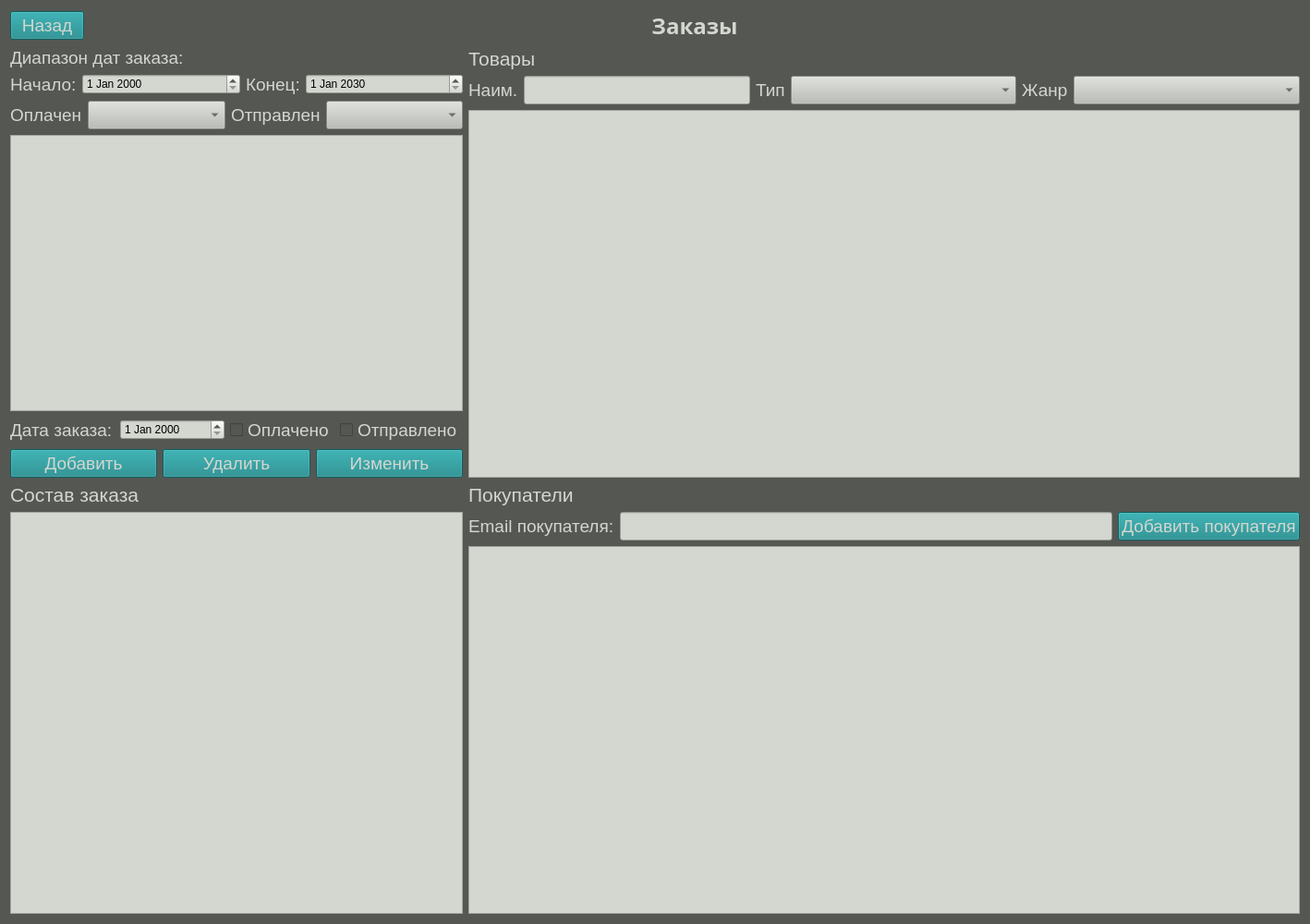
<?xml version="1.0" encoding="UTF-8"?>
<ui version="4.0">
 <class>OrdersWindow</class>
 <widget class="QWidget" name="OrdersWindow">
  <property name="geometry">
   <rect>
    <x>0</x>
    <y>0</y>
    <width>1418</width>
    <height>1000</height>
   </rect>
  </property>
  <property name="windowTitle">
   <string>АИС МЭТ</string>
  </property>
  <property name="styleSheet">
   <string notr="true">background-color: rgb(85, 87, 83);</string>
  </property>
  <layout class="QGridLayout" name="gridLayout_3">
   <item row="0" column="0">
    <layout class="QGridLayout" name="gridLayout_2">
     <item row="0" column="0">
      <layout class="QGridLayout" name="gridLayout_5">
       <item row="0" column="0">
        <widget class="QPushButton" name="btnBack_2">
         <property name="font">
          <font>
           <pointsize>14</pointsize>
          </font>
         </property>
         <property name="styleSheet">
          <string notr="true">background-color: rgb(18, 133, 135);
color: rgb(211, 215, 207);
border-color: rgb(211, 215, 207);</string>
         </property>
         <property name="text">
          <string>Назад</string>
         </property>
        </widget>
       </item>
       <item row="0" column="1">
        <widget class="QLabel" name="label_24">
         <property name="sizePolicy">
          <sizepolicy hsizetype="Expanding" vsizetype="Preferred">
           <horstretch>0</horstretch>
           <verstretch>0</verstretch>
          </sizepolicy>
         </property>
         <property name="font">
          <font>
           <family>Ubuntu Mono</family>
           <pointsize>18</pointsize>
           <weight>75</weight>
           <bold>true</bold>
          </font>
         </property>
         <property name="styleSheet">
          <string notr="true">color: rgb(211, 215, 207);</string>
         </property>
         <property name="text">
          <string>Заказы</string>
         </property>
         <property name="alignment">
          <set>Qt::AlignCenter</set>
         </property>
        </widget>
       </item>
      </layout>
     </item>
     <item row="1" column="0">
      <layout class="QGridLayout" name="gridLayout">
       <item row="0" column="0">
        <layout class="QVBoxLayout" name="verticalLayout_5">
         <item>
          <layout class="QGridLayout" name="gridLayout_6">
           <item row="0" column="0">
            <widget class="QLabel" name="label_28">
             <property name="font">
              <font>
               <pointsize>14</pointsize>
              </font>
             </property>
             <property name="styleSheet">
              <string notr="true">color: rgb(211, 215, 207);</string>
             </property>
             <property name="text">
              <string>Диапазон дат заказа:</string>
             </property>
            </widget>
           </item>
           <item row="1" column="0">
            <layout class="QHBoxLayout" name="horizontalLayout_7">
             <item>
              <widget class="QLabel" name="label_29">
               <property name="sizePolicy">
                <sizepolicy hsizetype="Preferred" vsizetype="Preferred">
                 <horstretch>0</horstretch>
                 <verstretch>0</verstretch>
                </sizepolicy>
               </property>
               <property name="font">
                <font>
                 <pointsize>14</pointsize>
                </font>
               </property>
               <property name="styleSheet">
                <string notr="true">color: rgb(211, 215, 207);</string>
               </property>
               <property name="text">
                <string>Начало:</string>
               </property>
              </widget>
             </item>
             <item>
              <widget class="QDateEdit" name="deLeftDateSearch">
               <property name="sizePolicy">
                <sizepolicy hsizetype="Expanding" vsizetype="Fixed">
                 <horstretch>0</horstretch>
                 <verstretch>0</verstretch>
                </sizepolicy>
               </property>
               <property name="styleSheet">
                <string notr="true">background-color: rgb(211, 215, 207);</string>
               </property>
              </widget>
             </item>
             <item>
              <widget class="QLabel" name="label_30">
               <property name="font">
                <font>
                 <pointsize>14</pointsize>
                </font>
               </property>
               <property name="styleSheet">
                <string notr="true">color: rgb(211, 215, 207);</string>
               </property>
               <property name="text">
                <string>Конец:</string>
               </property>
              </widget>
             </item>
             <item>
              <widget class="QDateEdit" name="deRightDateSearch">
               <property name="sizePolicy">
                <sizepolicy hsizetype="Expanding" vsizetype="Fixed">
                 <horstretch>0</horstretch>
                 <verstretch>0</verstretch>
                </sizepolicy>
               </property>
               <property name="styleSheet">
                <string notr="true">background-color: rgb(211, 215, 207);</string>
               </property>
               <property name="date">
                <date>
                 <year>2030</year>
                 <month>1</month>
                 <day>1</day>
                </date>
               </property>
              </widget>
             </item>
            </layout>
           </item>
           <item row="2" column="0">
            <layout class="QHBoxLayout" name="horizontalLayout_8">
             <item>
              <widget class="QLabel" name="label_40">
               <property name="font">
                <font>
                 <pointsize>14</pointsize>
                </font>
               </property>
               <property name="styleSheet">
                <string notr="true">color: rgb(211, 215, 207);</string>
               </property>
               <property name="text">
                <string>Оплачен</string>
               </property>
              </widget>
             </item>
             <item>
              <widget class="QComboBox" name="cmbPaySearch">
               <property name="sizePolicy">
                <sizepolicy hsizetype="Expanding" vsizetype="Fixed">
                 <horstretch>0</horstretch>
                 <verstretch>0</verstretch>
                </sizepolicy>
               </property>
               <property name="font">
                <font>
                 <pointsize>14</pointsize>
                </font>
               </property>
               <property name="styleSheet">
                <string notr="true">background-color: rgb(186, 189, 182);
color: rgb(46, 52, 54);</string>
               </property>
              </widget>
             </item>
             <item>
              <widget class="QLabel" name="label_39">
               <property name="font">
                <font>
                 <pointsize>14</pointsize>
                </font>
               </property>
               <property name="styleSheet">
                <string notr="true">color: rgb(211, 215, 207);</string>
               </property>
               <property name="text">
                <string>Отправлен</string>
               </property>
              </widget>
             </item>
             <item>
              <widget class="QComboBox" name="cmbSendSearch">
               <property name="sizePolicy">
                <sizepolicy hsizetype="Expanding" vsizetype="Fixed">
                 <horstretch>0</horstretch>
                 <verstretch>0</verstretch>
                </sizepolicy>
               </property>
               <property name="font">
                <font>
                 <pointsize>14</pointsize>
                </font>
               </property>
               <property name="styleSheet">
                <string notr="true">background-color: rgb(186, 189, 182);
color: rgb(46, 52, 54);</string>
               </property>
              </widget>
             </item>
            </layout>
           </item>
          </layout>
         </item>
         <item>
          <widget class="QTableWidget" name="twOrders">
           <property name="maximumSize">
            <size>
             <width>16777215</width>
             <height>400</height>
            </size>
           </property>
           <property name="font">
            <font>
             <pointsize>14</pointsize>
            </font>
           </property>
           <property name="styleSheet">
            <string notr="true">background-color: rgb(211, 215, 207);</string>
           </property>
          </widget>
         </item>
         <item>
          <layout class="QHBoxLayout" name="horizontalLayout_4">
           <item>
            <widget class="QLabel" name="label_33">
             <property name="font">
              <font>
               <pointsize>14</pointsize>
              </font>
             </property>
             <property name="styleSheet">
              <string notr="true">color: rgb(211, 215, 207);</string>
             </property>
             <property name="text">
              <string>Дата заказа:</string>
             </property>
            </widget>
           </item>
           <item>
            <widget class="QDateEdit" name="deOrderDate">
             <property name="styleSheet">
              <string notr="true">background-color: rgb(211, 215, 207);</string>
             </property>
            </widget>
           </item>
           <item>
            <widget class="QCheckBox" name="cbPayment">
             <property name="font">
              <font>
               <pointsize>14</pointsize>
              </font>
             </property>
             <property name="styleSheet">
              <string notr="true">color: rgb(211, 215, 207);</string>
             </property>
             <property name="text">
              <string>Оплачено</string>
             </property>
            </widget>
           </item>
           <item>
            <widget class="QCheckBox" name="cbSending">
             <property name="font">
              <font>
               <pointsize>14</pointsize>
              </font>
             </property>
             <property name="styleSheet">
              <string notr="true">color: rgb(211, 215, 207);</string>
             </property>
             <property name="text">
              <string>Отправлено</string>
             </property>
            </widget>
           </item>
          </layout>
         </item>
         <item>
          <layout class="QHBoxLayout" name="horizontalLayout_3">
           <item>
            <widget class="QPushButton" name="btnAdd_3">
             <property name="font">
              <font>
               <pointsize>14</pointsize>
              </font>
             </property>
             <property name="styleSheet">
              <string notr="true">background-color: rgb(18, 133, 135);
color: rgb(211, 215, 207);
border-color: rgb(211, 215, 207);</string>
             </property>
             <property name="text">
              <string>Добавить</string>
             </property>
            </widget>
           </item>
           <item>
            <widget class="QPushButton" name="btnDelete">
             <property name="font">
              <font>
               <pointsize>14</pointsize>
              </font>
             </property>
             <property name="styleSheet">
              <string notr="true">background-color: rgb(18, 133, 135);
color: rgb(211, 215, 207);
border-color: rgb(211, 215, 207);</string>
             </property>
             <property name="text">
              <string>Удалить</string>
             </property>
            </widget>
           </item>
           <item>
            <widget class="QPushButton" name="btnChange">
             <property name="font">
              <font>
               <pointsize>14</pointsize>
              </font>
             </property>
             <property name="styleSheet">
              <string notr="true">background-color: rgb(18, 133, 135);
color: rgb(211, 215, 207);
border-color: rgb(211, 215, 207);</string>
             </property>
             <property name="text">
              <string>Изменить</string>
             </property>
            </widget>
           </item>
          </layout>
         </item>
        </layout>
       </item>
       <item row="0" column="1">
        <layout class="QVBoxLayout" name="verticalLayout_2">
         <item>
          <widget class="QLabel" name="label_35">
           <property name="font">
            <font>
             <pointsize>16</pointsize>
            </font>
           </property>
           <property name="styleSheet">
            <string notr="true">color: rgb(211, 215, 207);</string>
           </property>
           <property name="text">
            <string>Товары</string>
           </property>
          </widget>
         </item>
         <item>
          <layout class="QHBoxLayout" name="horizontalLayout">
           <item>
            <widget class="QLabel" name="label_22">
             <property name="font">
              <font>
               <pointsize>14</pointsize>
              </font>
             </property>
             <property name="styleSheet">
              <string notr="true">color: rgb(211, 215, 207);</string>
             </property>
             <property name="text">
              <string>Наим.</string>
             </property>
            </widget>
           </item>
           <item>
            <widget class="QLineEdit" name="lePrNameSearch">
             <property name="font">
              <font>
               <pointsize>14</pointsize>
              </font>
             </property>
             <property name="styleSheet">
              <string notr="true">color: rgb(46, 52, 54);
background-color: rgb(211, 215, 207);</string>
             </property>
             <property name="text">
              <string/>
             </property>
            </widget>
           </item>
           <item>
            <widget class="QLabel" name="label_37">
             <property name="font">
              <font>
               <pointsize>14</pointsize>
              </font>
             </property>
             <property name="styleSheet">
              <string notr="true">color: rgb(211, 215, 207);</string>
             </property>
             <property name="text">
              <string>Тип</string>
             </property>
            </widget>
           </item>
           <item>
            <widget class="QComboBox" name="cmbPrTypeSearch">
             <property name="sizePolicy">
              <sizepolicy hsizetype="Expanding" vsizetype="Fixed">
               <horstretch>0</horstretch>
               <verstretch>0</verstretch>
              </sizepolicy>
             </property>
             <property name="font">
              <font>
               <pointsize>14</pointsize>
              </font>
             </property>
             <property name="styleSheet">
              <string notr="true">background-color: rgb(186, 189, 182);
color: rgb(46, 52, 54);</string>
             </property>
            </widget>
           </item>
           <item>
            <widget class="QLabel" name="label_38">
             <property name="font">
              <font>
               <pointsize>14</pointsize>
              </font>
             </property>
             <property name="styleSheet">
              <string notr="true">color: rgb(211, 215, 207);</string>
             </property>
             <property name="text">
              <string>Жанр</string>
             </property>
            </widget>
           </item>
           <item>
            <widget class="QComboBox" name="cmbPrGenreSearch">
             <property name="sizePolicy">
              <sizepolicy hsizetype="Expanding" vsizetype="Fixed">
               <horstretch>0</horstretch>
               <verstretch>0</verstretch>
              </sizepolicy>
             </property>
             <property name="font">
              <font>
               <pointsize>14</pointsize>
              </font>
             </property>
             <property name="styleSheet">
              <string notr="true">background-color: rgb(186, 189, 182);
color: rgb(46, 52, 54);</string>
             </property>
            </widget>
           </item>
          </layout>
         </item>
         <item>
          <layout class="QVBoxLayout" name="verticalLayout">
           <item>
            <widget class="QTableWidget" name="twItems">
             <property name="minimumSize">
              <size>
               <width>900</width>
               <height>0</height>
              </size>
             </property>
             <property name="font">
              <font>
               <pointsize>14</pointsize>
              </font>
             </property>
             <property name="styleSheet">
              <string notr="true">background-color: rgb(211, 215, 207);</string>
             </property>
            </widget>
           </item>
          </layout>
         </item>
        </layout>
       </item>
       <item row="1" column="0">
        <layout class="QVBoxLayout" name="verticalLayout_3">
         <item>
          <widget class="QLabel" name="label_32">
           <property name="font">
            <font>
             <pointsize>16</pointsize>
            </font>
           </property>
           <property name="styleSheet">
            <string notr="true">color: rgb(211, 215, 207);</string>
           </property>
           <property name="text">
            <string>Состав заказа</string>
           </property>
          </widget>
         </item>
         <item>
          <widget class="QTableWidget" name="twComposition">
           <property name="font">
            <font>
             <pointsize>14</pointsize>
            </font>
           </property>
           <property name="styleSheet">
            <string notr="true">background-color: rgb(211, 215, 207);</string>
           </property>
          </widget>
         </item>
        </layout>
       </item>
       <item row="1" column="1">
        <layout class="QVBoxLayout" name="verticalLayout_4">
         <item>
          <widget class="QLabel" name="label_36">
           <property name="font">
            <font>
             <pointsize>16</pointsize>
            </font>
           </property>
           <property name="styleSheet">
            <string notr="true">color: rgb(211, 215, 207);</string>
           </property>
           <property name="text">
            <string>Покупатели</string>
           </property>
          </widget>
         </item>
         <item>
          <layout class="QHBoxLayout" name="horizontalLayout_2">
           <item>
            <widget class="QLabel" name="label_34">
             <property name="font">
              <font>
               <pointsize>14</pointsize>
              </font>
             </property>
             <property name="styleSheet">
              <string notr="true">color: rgb(211, 215, 207);</string>
             </property>
             <property name="text">
              <string>Email покупателя:</string>
             </property>
            </widget>
           </item>
           <item>
            <widget class="QLineEdit" name="leEmailSearch">
             <property name="font">
              <font>
               <pointsize>14</pointsize>
              </font>
             </property>
             <property name="styleSheet">
              <string notr="true">color: rgb(46, 52, 54);
background-color: rgb(211, 215, 207);</string>
             </property>
             <property name="text">
              <string/>
             </property>
            </widget>
           </item>
           <item>
            <widget class="QPushButton" name="btnAdd_4">
             <property name="font">
              <font>
               <pointsize>14</pointsize>
              </font>
             </property>
             <property name="styleSheet">
              <string notr="true">background-color: rgb(18, 133, 135);
color: rgb(211, 215, 207);
border-color: rgb(211, 215, 207);</string>
             </property>
             <property name="text">
              <string>Добавить покупателя</string>
             </property>
            </widget>
           </item>
          </layout>
         </item>
         <item>
          <widget class="QTableWidget" name="twBuyers">
           <property name="font">
            <font>
             <pointsize>14</pointsize>
            </font>
           </property>
           <property name="styleSheet">
            <string notr="true">background-color: rgb(211, 215, 207);</string>
           </property>
          </widget>
         </item>
        </layout>
       </item>
      </layout>
     </item>
    </layout>
   </item>
  </layout>
 </widget>
 <resources/>
 <connections/>
</ui>
